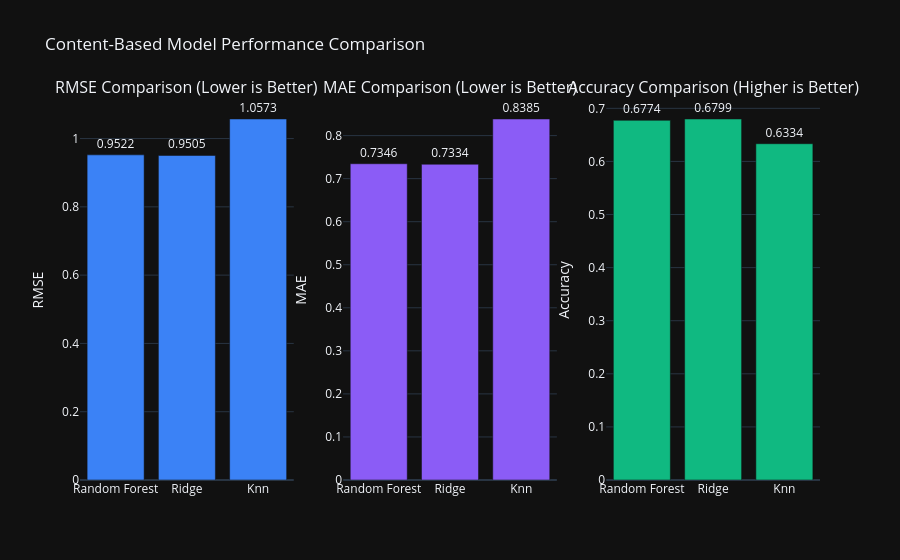

Notebook code cell kept with this figure:
### Markdown cell above
### Model Evaluation and Comparison

Let's compare all our models to select the best one for deployment.

### Code cell
# Model Comparison Visualization
import plotly.graph_objects as go
from plotly.subplots import make_subplots

# Prepare comparison data
comparison_data = []
for model_type, result in model_results.items():
    comparison_data.append({
        'Model': model_type.replace('_', ' ').title(),
        'RMSE': result['metrics']['rmse'],
        'MAE': result['metrics']['mae'],
        'Accuracy': result['metrics']['accuracy']
    })

comparison_df = pd.DataFrame(comparison_data)

# Create comparison visualization
fig = make_subplots(
    rows=1, cols=3,
    subplot_titles=('RMSE Comparison (Lower is Better)', 'MAE Comparison (Lower is Better)', 
                   'Accuracy Comparison (Higher is Better)'),
    specs=[[{'type': 'bar'}, {'type': 'bar'}, {'type': 'bar'}]]
)

models = comparison_df['Model'].tolist()

# RMSE
fig.add_trace(
    go.Bar(
        x=models,
        y=comparison_df['RMSE'],
        marker_color='#3b82f6',
        text=[f"{val:.4f}" for val in comparison_df['RMSE']],
        textposition='outside',
        name='RMSE'
    ),
    row=1, col=1
)

# MAE
fig.add_trace(
    go.Bar(
        x=models,
        y=comparison_df['MAE'],
        marker_color='#8b5cf6',
        text=[f"{val:.4f}" for val in comparison_df['MAE']],
        textposition='outside',
        name='MAE'
    ),
    row=1, col=2
)

# Accuracy
fig.add_trace(
    go.Bar(
        x=models,
        y=comparison_df['Accuracy'],
        marker_color='#10b981',
        text=[f"{val:.4f}" for val in comparison_df['Accuracy']],
        textposition='outside',
        name='Accuracy'
    ),
    row=1, col=3
)

fig.update_yaxes(title_text="RMSE", row=1, col=1)
fig.update_yaxes(title_text="MAE", row=1, col=2)
fig.update_yaxes(title_text="Accuracy", row=1, col=3)

fig.update_layout(
    title_text="Content-Based Model Performance Comparison",
    template='plotly_dark',
    height=500,
    showlegend=False
)

fig.show()

# Display comparison table
print("\n" + "=" * 70)
print("MODEL PERFORMANCE COMPARISON")
print("=" * 70)
display(comparison_df.round(4))

# Select best model
best_model_type = comparison_df.loc[comparison_df['RMSE'].idxmin(), 'Model']
print(f"\n🏆 Best Model: {best_model_type}")
print(f"   RMSE: {comparison_df.loc[comparison_df['RMSE'].idxmin(), 'RMSE']:.4f}")
print(f"   Accuracy: {comparison_df.loc[comparison_df['RMSE'].idxmin(), 'Accuracy']:.4f}")

### Figure 1 — Plotly figure (JSON) as saved in the notebook; plotly's stock layout.template omitted (floating-point values rounded to 4 significant figures)
{"data": [{"marker": {"color": "#3b82f6"}, "name": "RMSE", "text": ["0.9522", "0.9505", "1.0573"], "textposition": "outside", "type": "bar", "x": ["Random Forest", "Ridge", "Knn"], "xaxis": "x", "y": [0.9522, 0.9505, 1.057], "yaxis": "y"}, {"marker": {"color": "#8b5cf6"}, "name": "MAE", "text": ["0.7346", "0.7334", "0.8385"], "textposition": "outside", "type": "bar", "x": ["Random Forest", "Ridge", "Knn"], "xaxis": "x2", "y": [0.7346, 0.7334, 0.8385], "yaxis": "y2"}, {"marker": {"color": "#10b981"}, "name": "Accuracy", "text": ["0.6774", "0.6799", "0.6334"], "textposition": "outside", "type": "bar", "x": ["Random Forest", "Ridge", "Knn"], "xaxis": "x3", "y": [0.6774, 0.6799, 0.6334], "yaxis": "y3"}], "layout": {"annotations": [{"font": {"size": 16}, "showarrow": false, "text": "RMSE Comparison (Lower is Better)", "x": 0.1444, "xanchor": "center", "xref": "paper", "y": 1, "yanchor": "bottom", "yref": "paper"}, {"font": {"size": 16}, "showarrow": false, "text": "MAE Comparison (Lower is Better)", "x": 0.5, "xanchor": "center", "xref": "paper", "y": 1, "yanchor": "bottom", "yref": "paper"}, {"font": {"size": 16}, "showarrow": false, "text": "Accuracy Comparison (Higher is Better)", "x": 0.8556, "xanchor": "center", "xref": "paper", "y": 1, "yanchor": "bottom", "yref": "paper"}], "autosize": true, "showlegend": false, "title": {"text": "Content-Based Model Performance Comparison"}, "xaxis": {"anchor": "y", "autorange": true, "domain": [0, 0.2889], "range": [-0.5, 2.5], "type": "category"}, "xaxis2": {"anchor": "y2", "autorange": true, "domain": [0.3556, 0.6444], "range": [-0.5, 2.5], "type": "category"}, "xaxis3": {"anchor": "y3", "autorange": true, "domain": [0.7111, 1], "range": [-0.5, 2.5], "type": "category"}, "yaxis": {"anchor": "x", "autorange": true, "domain": [0, 1], "range": [0, 1.113], "title": {"text": "RMSE"}, "type": "linear"}, "yaxis2": {"anchor": "x2", "autorange": true, "domain": [0, 1], "range": [0, 0.8827], "title": {"text": "MAE"}, "type": "linear"}, "yaxis3": {"anchor": "x3", "autorange": true, "domain": [0, 1], "range": [0, 0.7157], "title": {"text": "Accuracy"}, "type": "linear"}}}
